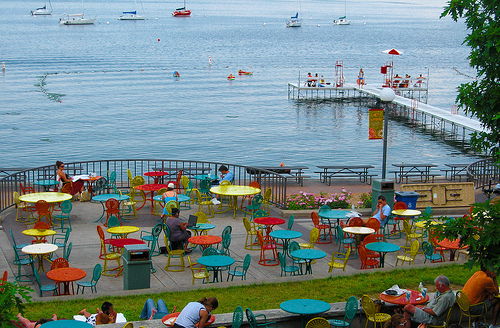
#> input picture Seam Carving & Bilateral Filtering/Q1_python/union-terrace.jpg, 500 x 328 px
$ python test.py   (older library calls are emulated)
#> lines starting #> are read from the running program, lines starting #| are printed output that depends on the picture
#> further down, img_original is the input picture: shape (328, 500, 3); mean B, G, R 131.5, 132.4, 114.7
### Seam Carving & Bilateral Filtering/Q1_python/imenergy.py
import numpy as np
import cv2 as cv2
from PIL import Image

def imenergy(RGB_img):

	blur = cv2.bilateralFilter(RGB_img,9,75,75)
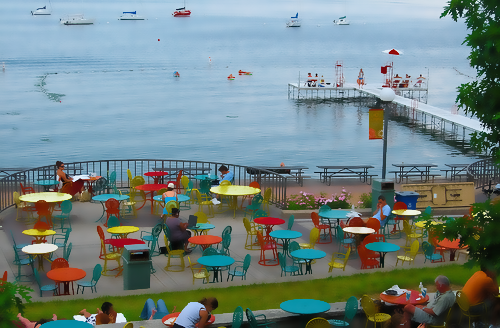
#> blur: shape (328, 500, 3); mean B, G, R 131.5, 132.4, 114.7
	blur = cv2.medianBlur(blur,3)
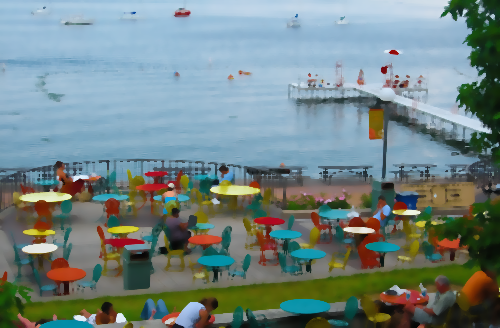
#> blur: shape (328, 500, 3); mean B, G, R 131.4, 132.5, 114.6
	gray = cv2.cvtColor(blur, cv2.COLOR_BGR2GRAY)
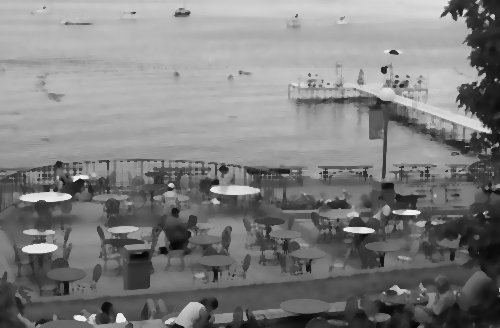
#> gray: shape (328, 500); min 5, max 241, mean 127
	norm = cv2.normalize(gray.astype('float'), None, 0.0, 1.0, cv2.NORM_MINMAX)
	gx = cv2.Sobel(norm,cv2.CV_64F,1,0,ksize=3)
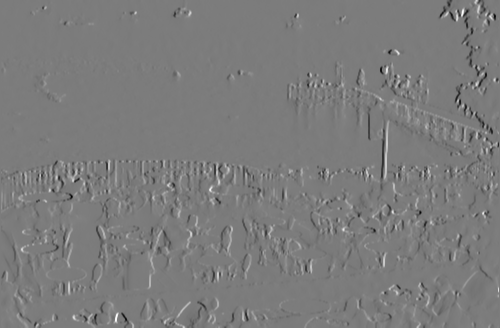
#> gx: shape (328, 500) float64; min -2.85, max 3, mean -0.00608; drawn with min black and max white
	gy = cv2.Sobel(norm,cv2.CV_64F,0,1,ksize=3)
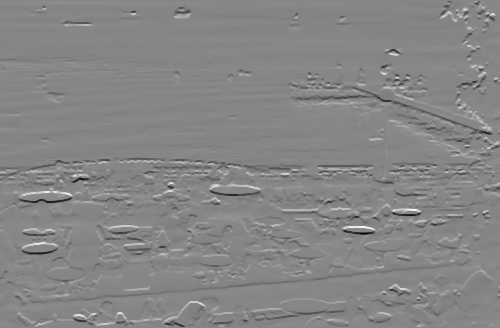
#> gy: shape (328, 500) float64; min -3.64, max 3.26, mean -0.0125; drawn with min black and max white
	grad_mag = cv2.addWeighted(np.absolute(gx), 0.5, np.absolute(gy), 0.5, 0)
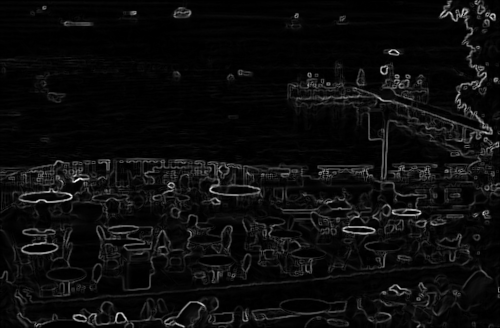
#> grad_mag: shape (328, 500) float64; min 0, max 2.58, mean 0.133; drawn with min black and max white
	grad_mag = grad_mag.astype('float32')
	np.savetxt('emap.csv', grad_mag, delimiter=',')
	return grad_mag

### Seam Carving & Bilateral Filtering/Q1_python/test.py
import numpy as np
import cv2
from imenergy import imenergy
from horizontal_seam import horizontal_seam
from remove_horizontal_seam import remove_horizontal_seam
from shrink import shrink


img_original = cv2.imread('union-terrace.jpg',1)
#norm = cv2.normalize(img_original.astype('float'), None, 0.0, 1.0, cv2.NORM_MINMAX)

E_map = imenergy(img_original)


#print(E_map[328])
#S = horizontal_seam(img_original)

cv2.imshow('img_original',img_original)
cv2.waitKey(0) & 0xff
cv2.destroyAllWindows()

cv2.imshow('E_map',E_map)
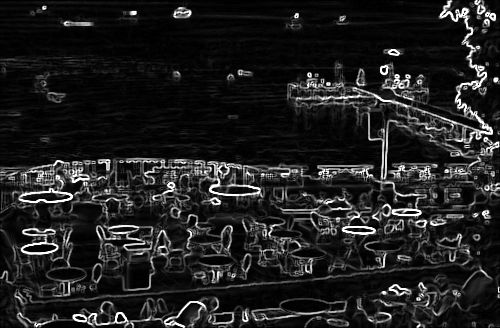
#> window 'E_map': shape (328, 500); min 0, max 255, mean 32.5
cv2.waitKey(0) & 0xff
cv2.destroyAllWindows()
